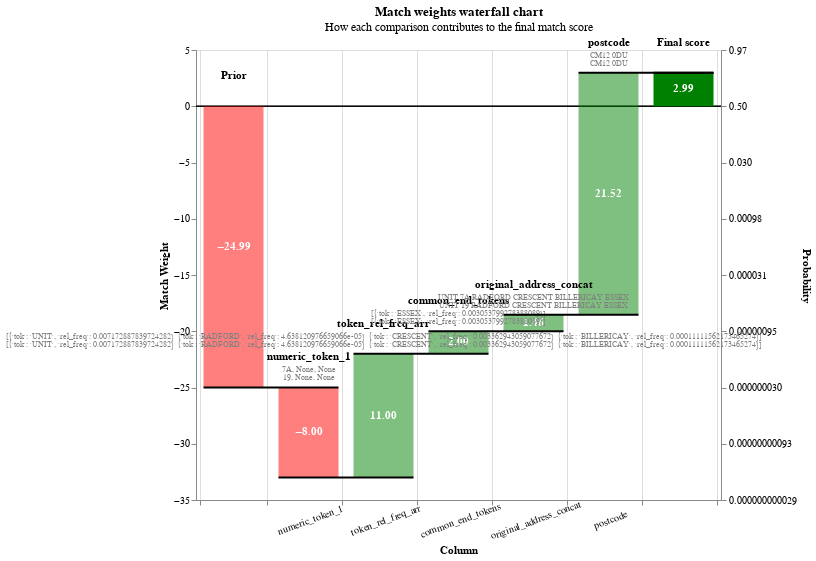
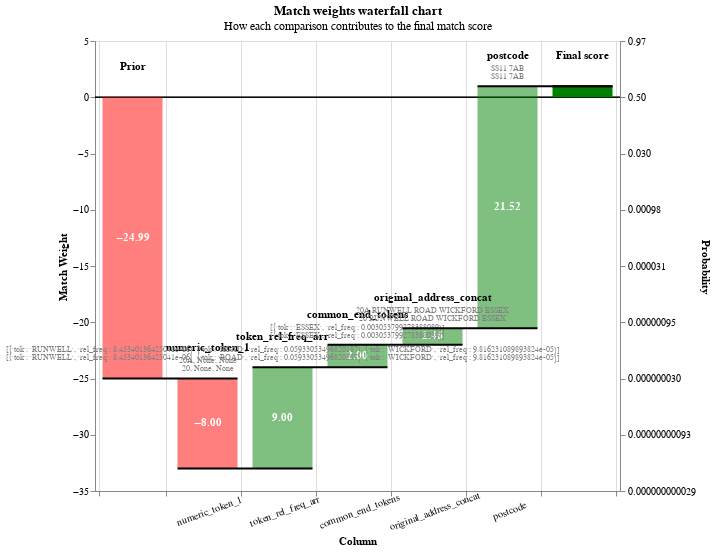
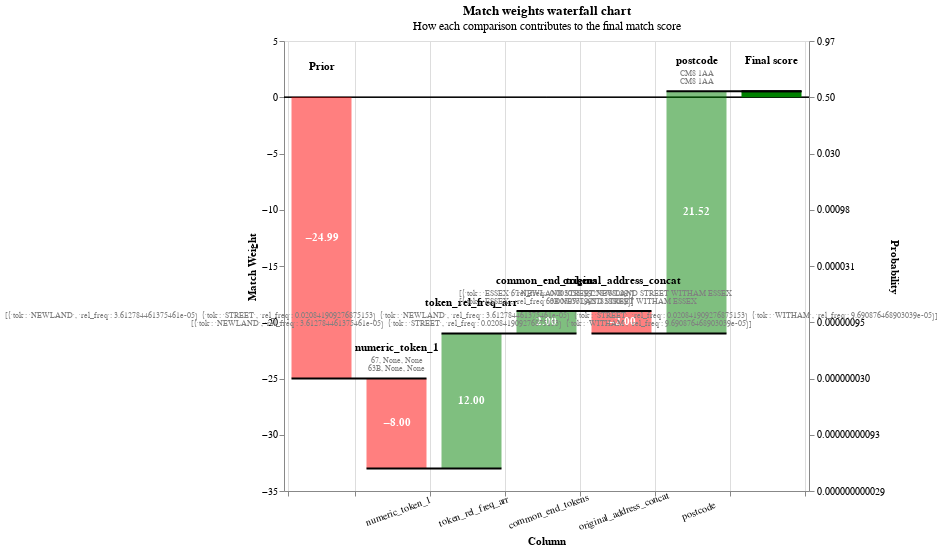

Notebook code cell kept with these figures, in order:
### Code cell
sql = """
SELECT * FROM predictions WHERE match_weight > 0
QUALIFY row_number() OVER (PARTITION BY unique_id_l ORDER BY match_weight DESC) = 1
order by random()
limit 3
"""

recs = con.sql(sql).df().to_dict(orient="records")


for rec in recs:
    print("-" * 80)
    print(rec["unique_id_l"], rec["original_address_concat_l"])
    print(rec["unique_id_r"], rec["original_address_concat_r"])
    display(linker.waterfall_chart([rec]))
